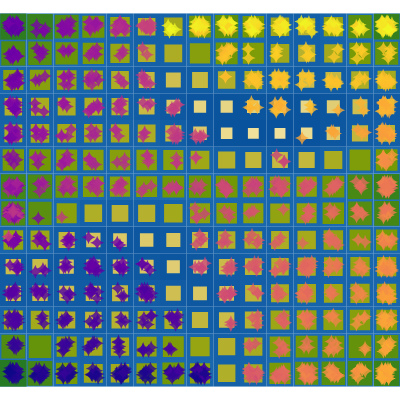

Notebook code for this chart:
### Code cell
fig4 = basin.pond() \
    .pad_layer(gap="nogap") \
    .attraction_layer(X_scaled, marker=dict(color=y, colorscale="plasma", symbol="star-diamond", opacity=.8), name="Projection of training data colored by Manifold position") \
    .visualize(**plot_args);
